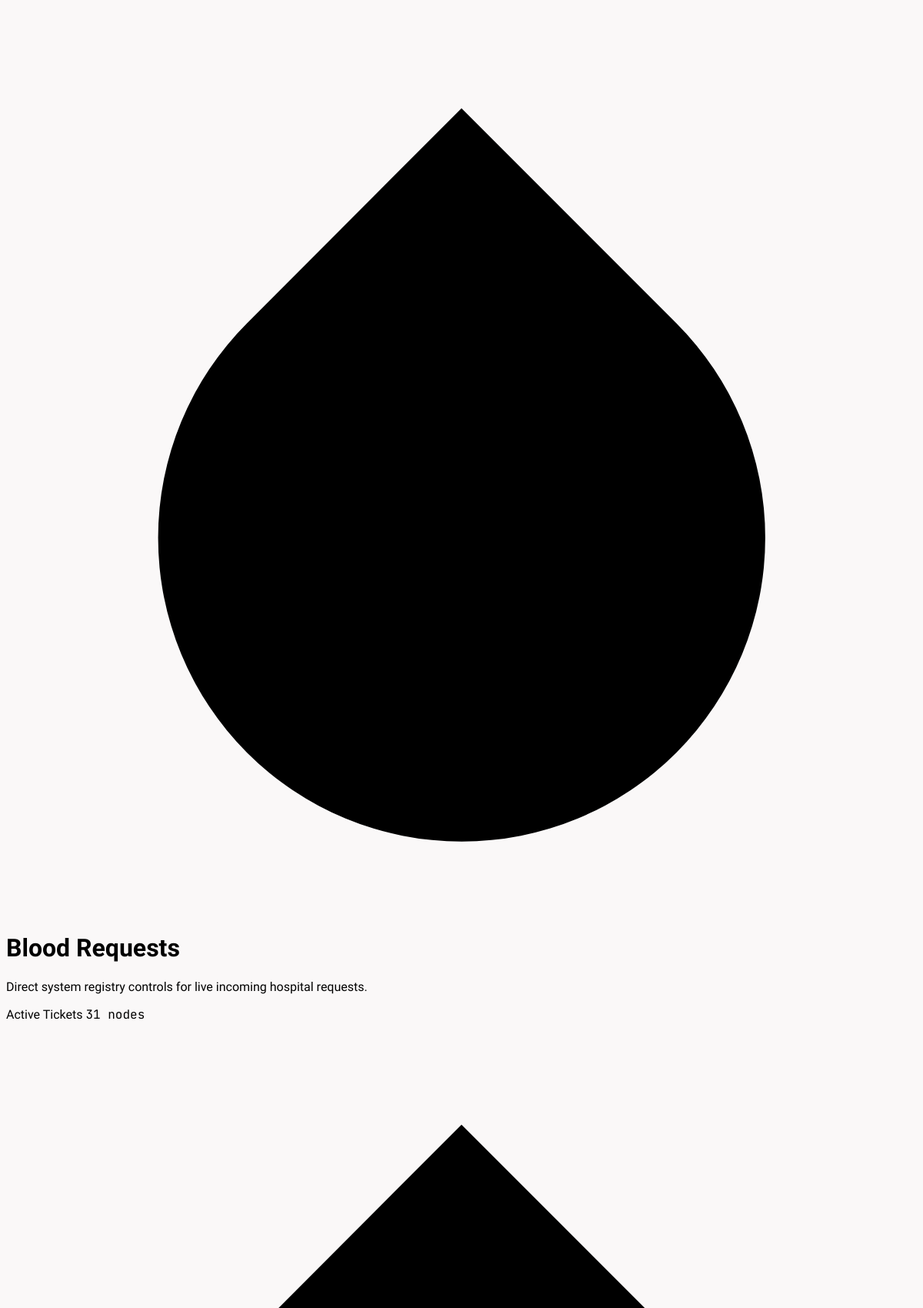
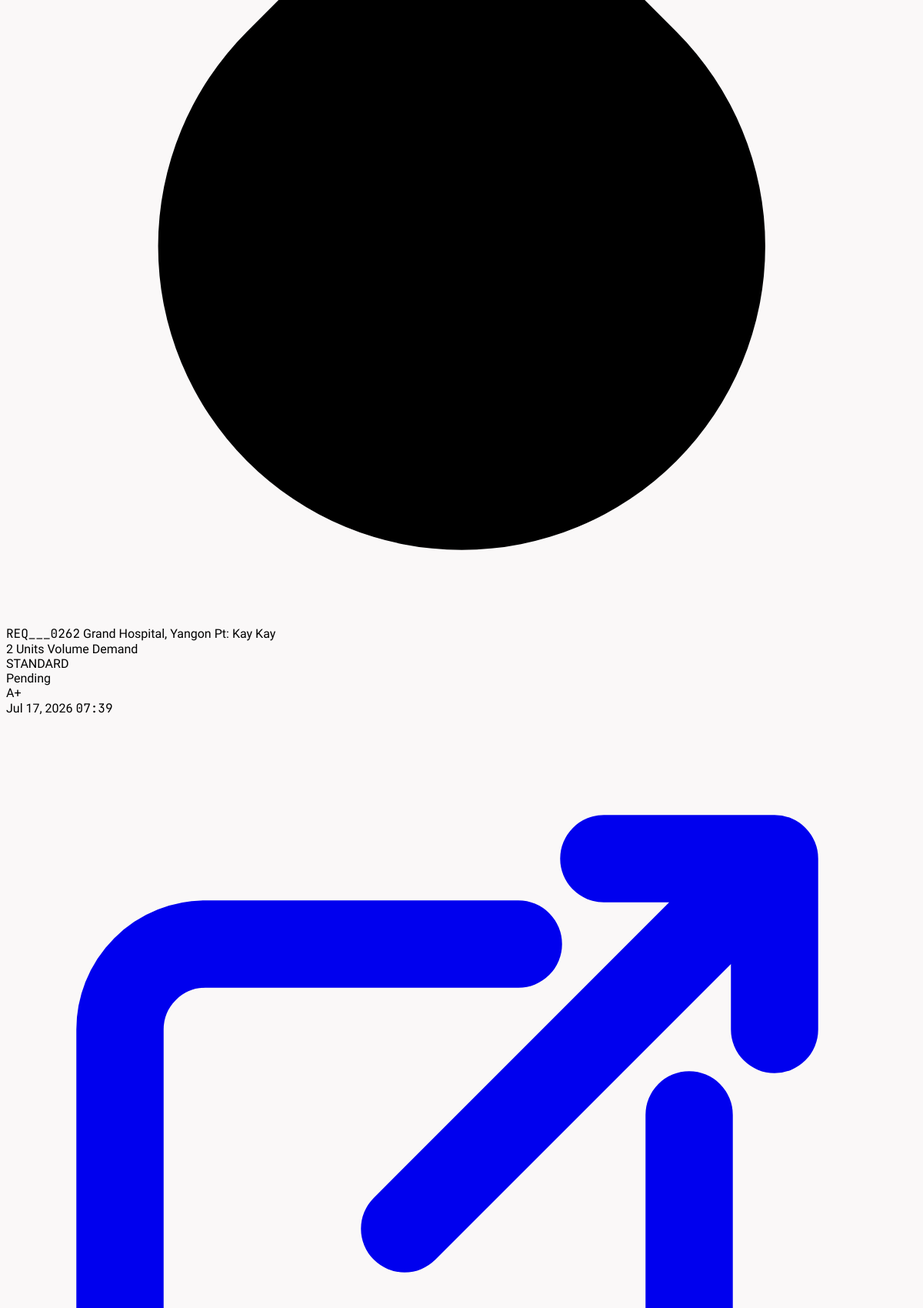
/App/Admin/Presentation/View/blood_requests.php (upper part), run on the app's committed database (2 pictures, top to bottom).
### tables this page shows
CREATE TABLE `blood_requests` (
  `request_id` int(11) NOT NULL,
  `request_code` varchar(20) NOT NULL,
  `patient_id` int(11) NOT NULL,
  `patient_name` varchar(100) NOT NULL,
  `blood_group_needed` varchar(10) NOT NULL,
  `hospital_name` varchar(150) NOT NULL,
  `state_region` varchar(100) DEFAULT NULL,
  `township` varchar(100) DEFAULT NULL,
  `hospital_address` text DEFAULT NULL,
  `urgency` varchar(50) DEFAULT NULL,
  `contact_phone` varchar(20) DEFAULT NULL,
  `status` int(11) NOT NULL,
  `created_at` timestamp NOT NULL DEFAULT current_timestamp(),
  `unit` int(11) NOT NULL DEFAULT 1,
  `donor_id` int(11) DEFAULT NULL
);

### App/Admin/Presentation/View/blood_requests.php (the view, shortened to what this page needs)
<?php
$db = Database::getConnection(); ?>
<?php
$filter = $_GET['filter'] ?? '';
$requests = [];
try {
    $where = '';
    $stmt = $db->prepare("
        SELECT
            r.request_id,
            r.hospital_name,
            r.patient_name,
            r.blood_group_needed AS blood_type,
            r.unit AS units_requested,
            COALESCE(UPPER(r.urgency), 'ROUTINE') AS severity_level,
            COALESCE(md.label, 'Pending') AS fulfillment_status,
            r.status AS status_id,
            COALESCE(r.created_at, CURRENT_TIMESTAMP) AS required_date,
            r.donor_id,
            donor.username AS donor_name
        FROM blood_requests r
        LEFT JOIN master_data md ON md.id = r.status
        LEFT JOIN users donor ON donor.user_id = r.donor_id
        {$where}
        ORDER BY r.created_at DESC
    ");
    $stmt->execute();
    $requests = $stmt->fetchAll();
} catch (Throwable $e) {
    $requests = [];
}
$pageTitle = match ($filter) {
    'pending' => 'Pending Blood Requests',
    'assigned' => 'Assigned Blood Requests',
    'accepted' => 'Accepted Blood Requests',
    'completed' => 'Completed Blood Requests',
    default => 'Blood Requests',
};
function getSeverityClass($level)
{
    return match (strtoupper((string) $level)) {
        'CRITICAL' => 'bg-rose-50 text-rose-600 border-rose-200/50',
        'URGENT' => 'bg-orange-50 text-orange-600 border-orange-200/50',
        default => 'bg-slate-50 text-slate-500 border-slate-200/50',
    };
}
function getFulfillmentClass($status)
{
    return match (strtolower((string) $status)) {
        'pending' => 'bg-amber-50 text-amber-600 border-amber-200/50',
        'accepted' => 'bg-emerald-50 text-emerald-600 border-emerald-200/50',
        'completed' => 'bg-blue-50 text-blue-600 border-blue-200/50',
        'cancelled', 'canceled' => 'bg-red-50 text-red-600 border-red-200/50',
        default => 'bg-slate-50 text-slate-600 border-slate-200/50',
    };
}
function getBloodTypeClass($type)
{
    $type = strtolower((string) $type);
    if (strpos($type, 'negative') !== false || strpos($type, '-') !== false) {
        return 'text-rose-600 bg-rose-50 border-rose-200/40';
    }
    return 'text-emerald-600 bg-emerald-50 border-emerald-200/40';
}
?>
<div class="max-w-7xl mx-auto p-4 sm:p-6 lg:p-8 min-h-screen transition-all opacity-0 translate-y-6 ease-out duration-700" id="bloodRequestsContainer">
    <div class="relative bg-white border border-slate-200/60 rounded-2xl p-6 mb-8 shadow-xs flex flex-col md:flex-row md:items-center md:justify-between gap-6">
        <div class="flex items-center gap-4">
            <div class="w-12 h-12 bg-[#ce2424] text-white rounded-2xl flex items-center justify-center shadow-lg shadow-red-600/10 transform hover:scale-105 transition-transform duration-300">
                <svg xmlns="http://www.w3.org/2000/svg" viewBox="0 0 24 24" fill="currentColor" class="w-6 h-6 text-white">
                    <path d="M12 2.69l5.66 5.66a8 8 0 1 1-11.31 0z" />
                </svg>
            </div>
            <div>
                <h1 class="text-2xl sm:text-3xl font-extrabold text-slate-900 tracking-tight leading-none"><?= htmlspecialchars($pageTitle) ?></h1>
                <p class="text-xs sm:text-sm text-slate-400 font-medium mt-1.5">Direct system registry controls for live incoming hospital requests.</p>
            </div>
        </div>
        <div class="flex items-center gap-4 bg-slate-900 text-white px-5 py-3 rounded-2xl shadow-lg border border-slate-800 self-start md:self-auto">
            <div class="flex flex-col">
                <span class="text-[9px] text-slate-400 font-bold uppercase tracking-widest">Active Tickets</span>
                <span class="text-lg font-extrabold tracking-tight mt-0.5 mono">
                    <?= sprintf('%02d', count($requests)) ?> <span class="text-xs text-slate-500 font-normal">nodes</span>
                </span>
            </div>
        </div>
    </div>
    <div class="space-y-3">
        <?php if (empty($requests)): ?>
            <div class="bg-white border border-slate-200/70 rounded-2xl p-12 text-center text-slate-400 font-medium animate-spring-in">
                No active blood requests found in the live ledger pool.
            </div>
        <?php else: ?>
            <div class="hidden lg:block max-h-[500px] overflow-y-auto pr-1 custom-scroll space-y-3">
                <?php foreach ($requests as $index => $req): ?>
                    <div class="glow-row bg-white border border-slate-200/70 rounded-2xl p-4 grid grid-cols-12 items-center gap-4 transition-all duration-300 transform animate-spring-in shadow-2xs"
                        style="animation-delay: <?= $index * 0.03 ?>s;">
                        <div class="col-span-3 flex items-center gap-4 min-w-0">
                            <div class="relative shrink-0">
                                <div class="w-11 h-11 rounded-xl bg-red-50 border border-red-100 text-red-500 flex items-center justify-center">
                                    <svg xmlns="http://www.w3.org/2000/svg" viewBox="0 0 24 24" fill="currentColor" class="w-5 h-5">
                                        <path d="M12 2.69l5.66 5.66a8 8 0 1 1-11.31 0z" />
                                    </svg>
                                </div>
                            </div>
                            <div class="truncate">
                                <span class="text-[10px] font-bold uppercase text-slate-400 tracking-wider mono block">REQ___<?= str_pad($req['request_id'], 4, '0', STR_PAD_LEFT) ?></span>
                                <span class="font-bold text-slate-800 text-sm tracking-tight truncate block mt-0.5"><?= htmlspecialchars($req['hospital_name']) ?></span>
                                <span class="text-xs text-slate-400 font-medium block truncate">Pt: <?= htmlspecialchars($req['patient_name']) ?></span>
                            </div>
                        </div>
                        <div class="col-span-2 min-w-0 pl-2">
                            <span class="text-slate-800 font-extrabold tracking-tight text-sm block truncate"><?= htmlspecialchars($req['units_requested']) ?> Units</span>
                            <span class="text-[10px] text-slate-400 font-bold tracking-wider uppercase block mt-0.5">Volume Demand</span>
                        </div>
                        <div class="col-span-2 flex justify-start pl-2">
                            <span class="inline-block px-3 py-1 text-[9px] font-extrabold rounded-lg uppercase tracking-widest border shadow-3xs <?= getSeverityClass($req['severity_level']) ?>">
                                <?= htmlspecialchars($req['severity_level']) ?>
                            </span>
                        </div>
                        <div class="col-span-2 flex flex-col items-start gap-1 pl-2">
                            <span class="inline-block px-3 py-1 text-[9px] font-extrabold rounded-lg uppercase tracking-widest border shadow-3xs <?= getFulfillmentClass($req['fulfillment_status']) ?>">
                                <?= htmlspecialchars($req['fulfillment_status']) ?>
                            </span>
                        </div>
                        <div class="col-span-1 flex justify-center">
                            <span class="inline-flex items-center justify-center px-2.5 py-1 rounded-lg border font-black text-xs shadow-3xs font-mono <?= getBloodTypeClass($req['blood_type']) ?>">
                                <?= htmlspecialchars($req['blood_type']) ?>
                            </span>
                        </div>
                        <div class="col-span-1 text-right text-slate-500 pr-2">
                            <span class="text-xs font-semibold block truncate"><?= date('M d, Y', strtotime($req['required_date'])) ?></span>
                            <span class="text-[10px] text-slate-400 block mt-0.5 mono"><?= date('H:i', strtotime($req['required_date'])) ?></span>
                        </div>
                        <div class="col-span-1 flex items-center justify-end pr-2">
                            <a href="/BloodConnect/public/admin/blood-request/view?id=<?= (int)$req['request_id'] ?>"
                                title="Inspect Ticket Node"
                                class="p-2 text-slate-400 hover:text-slate-700 hover:bg-slate-50 border border-transparent hover:border-slate-200 rounded-xl transition-all active:scale-90">
                            </a>
                        </div>
                    </div>
                <?php endforeach; ?>
            </div>
        <?php endif; ?>
    </div>
</div>

### App/Admin/Presentation/View/blood_requests.php (style rules this page uses)
.mono { font-family: 'JetBrains Mono', monospace; }
.animate-spring-in { opacity: 0; animation: springReveal 0.5s cubic-bezier(0.16, 1, 0.3, 1) forwards; }

### data on the page
blood_requests: request_id "0262", hospital_name "Grand Hospital, Yangon", patient_name "Kay Kay", unit "2", severity_level "STANDARD", fulfillment_status "Pending", blood_group_needed "A+", required_date "Jul 17, 2026", required_date "07:39"

### other printed values
$pageTitle "Blood Requests"
count($requests) "31"
